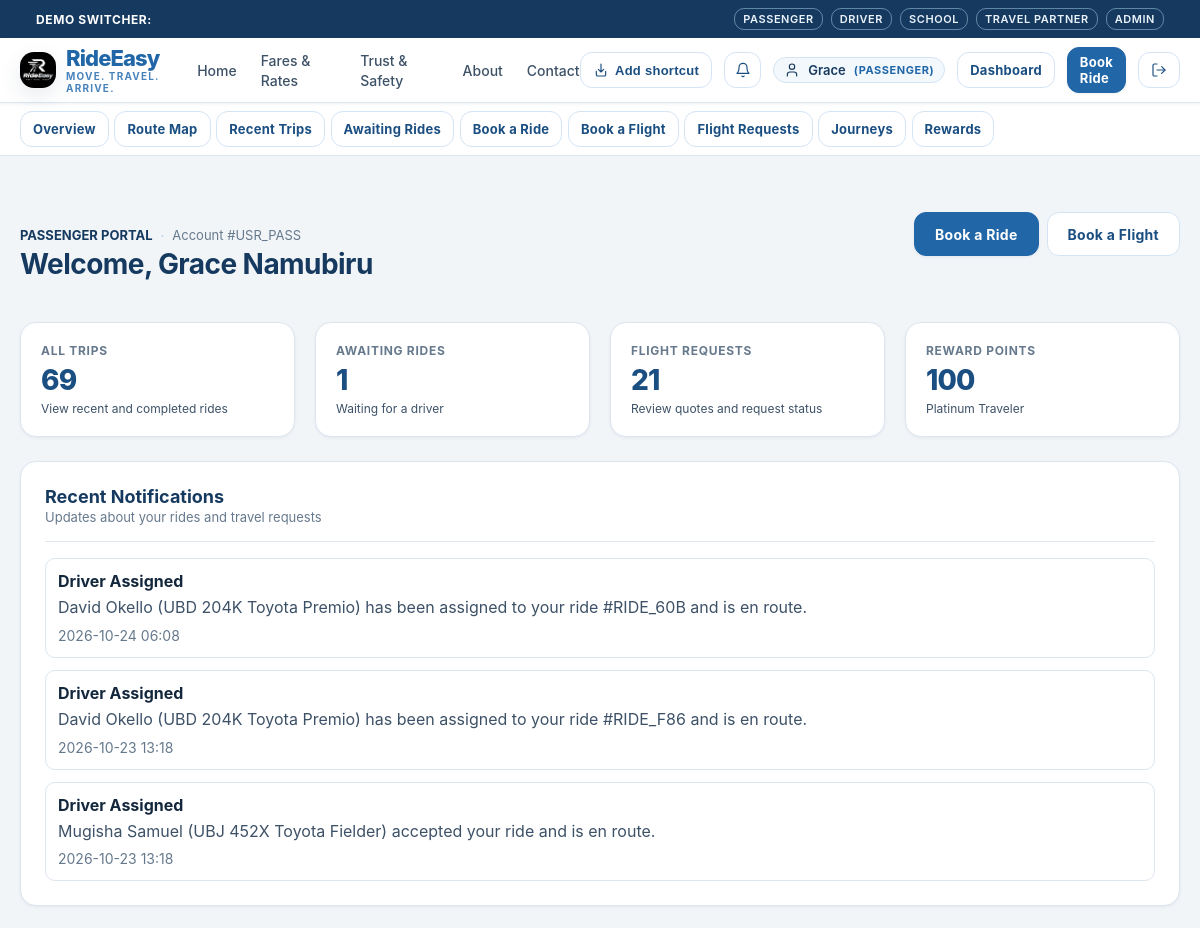
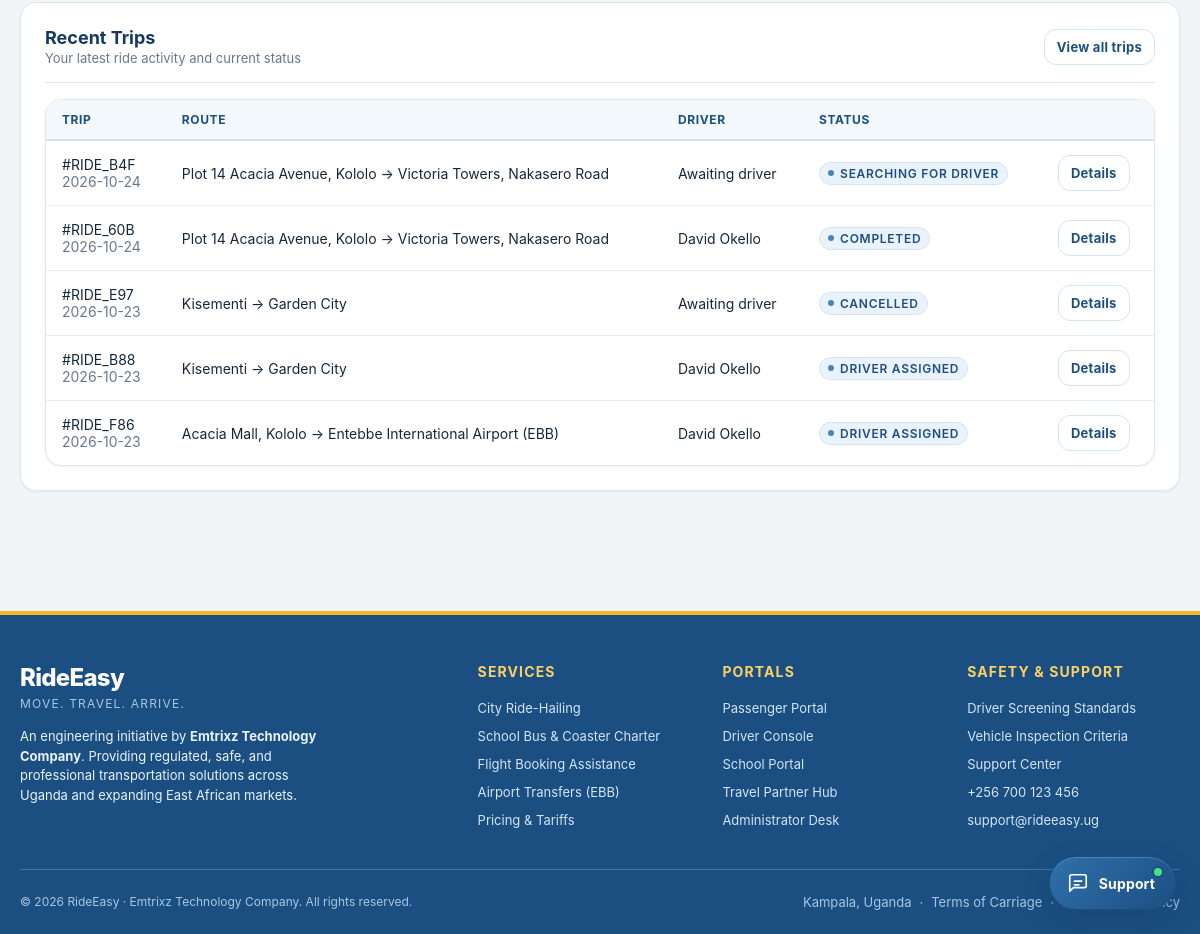
The page /passenger/dashboard (signed in) on the database as committed earlier (2 pictures, top to bottom).
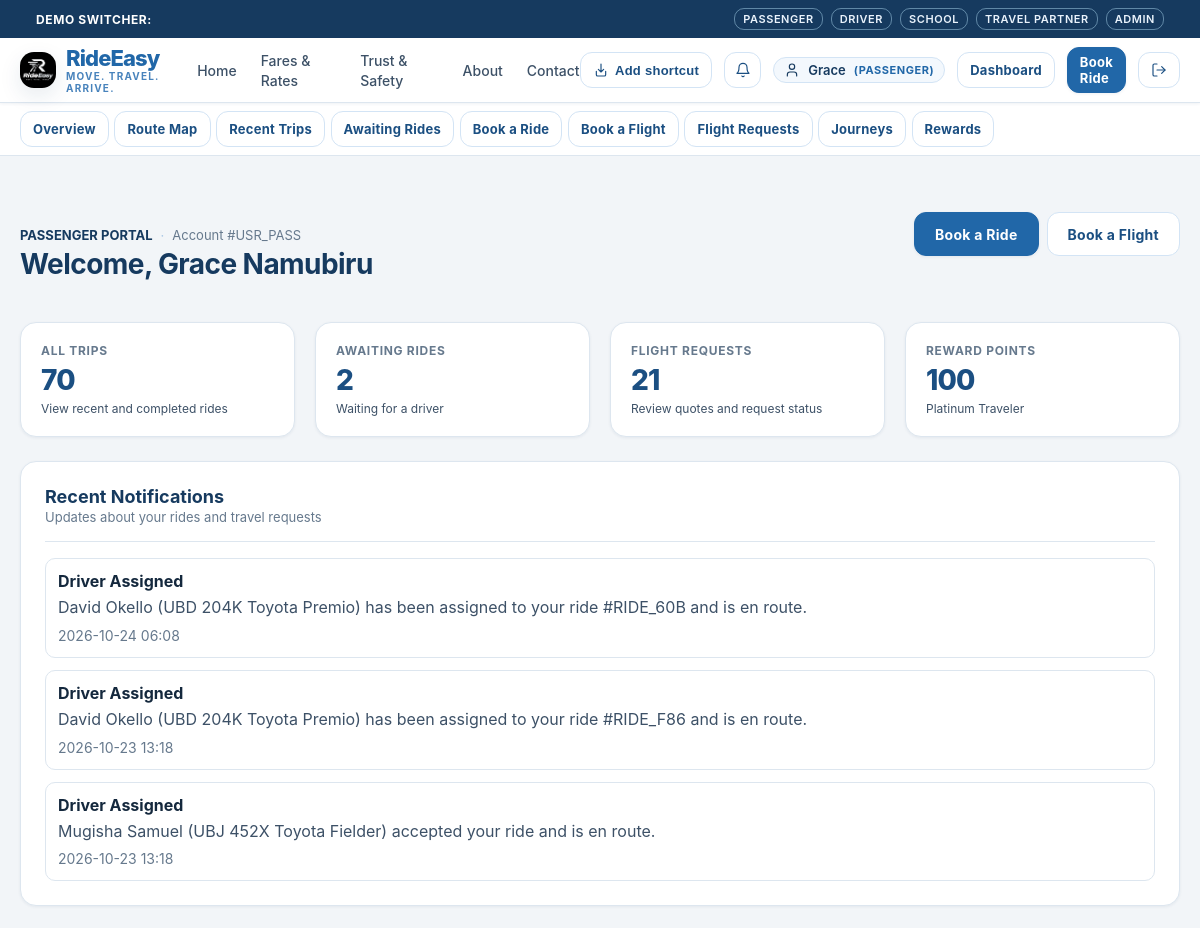
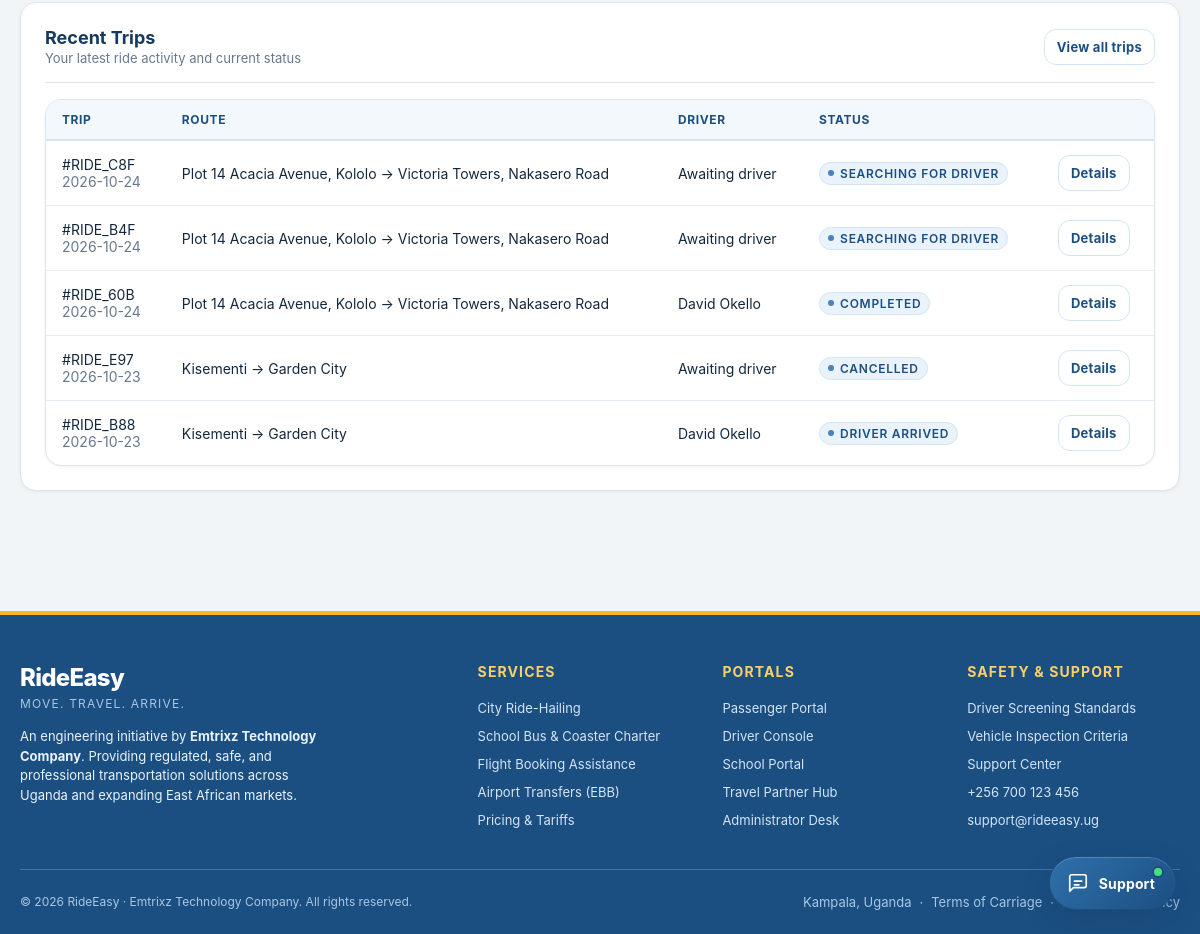
The same page on the database as committed later (2 pictures, top to bottom).
### tables this page shows
CREATE TABLE notifications (
    id TEXT PRIMARY KEY,
    user_id TEXT NOT NULL,
    title TEXT NOT NULL,
    message TEXT NOT NULL,
    type TEXT NOT NULL DEFAULT 'SYSTEM' CHECK(type IN ('DRIVER_ASSIGNED', 'RIDE_STATUS', 'CANCELLATION', 'REMINDER', 'SYSTEM')),
    is_read INTEGER NOT NULL DEFAULT 0,
    related_entity_id TEXT,
    created_at TIMESTAMP NOT NULL DEFAULT CURRENT_TIMESTAMP,
    FOREIGN KEY (user_id) REFERENCES users(id) ON DELETE CASCADE
);

CREATE TABLE rides (
    id TEXT PRIMARY KEY,
    passenger_id TEXT NOT NULL,
    driver_id TEXT,
    category TEXT NOT NULL CHECK(category IN ('BODA', 'ECONOMY', 'COMFORT', 'PREMIUM')),
    pickup_address TEXT NOT NULL,
    pickup_lat REAL NOT NULL,
    pickup_lng REAL NOT NULL,
    destination_address TEXT NOT NULL,
    destination_lat REAL NOT NULL,
    destination_lng REAL NOT NULL,
    estimated_distance_km REAL NOT NULL,
    estimated_fare_ugx INTEGER NOT NULL,
    final_fare_ugx INTEGER,
    payment_method TEXT NOT NULL DEFAULT 'CASH' CHECK(payment_method IN ('CASH', 'MTN_MOMO', 'AIRTEL_MONEY', 'CARD')),
    payment_status TEXT NOT NULL DEFAULT 'UNPAID' CHECK(payment_status IN ('UNPAID', 'PENDING', 'PAID')),
    status TEXT NOT NULL DEFAULT 'REQUESTED' CHECK(status IN (
        'REQUESTED',
        'SEARCHING_FOR_DRIVER',
        'DRIVER_ASSIGNED',
        'DRIVER_ARRIVING',
        'DRIVER_ARRIVED',
        'TRIP_STARTED',
        'TRIP_COMPLETED',
        'PAYMENT_PENDING',
        'COMPLETED',
        'CANCELLED'
    )),
    cancellation_reason TEXT,
    is_airport_ride INTEGER NOT NULL DEFAULT 0,
    related_journey_id TEXT,
    created_at TIMESTAMP NOT NULL DEFAULT CURRENT_TIMESTAMP,
    updated_at TIMESTAMP NOT NULL DEFAULT CURRENT_TIMESTAMP, cancelled_at TIMESTAMP, driver_response_status TEXT NOT NULL DEFAULT 'ACCEPTED' CHECK(driver_response_status IN ('PENDING', 'ACCEPTED', 'DECLINED')),
    FOREIGN KEY (passenger_id) REFERENCES users(id) ON DELETE CASCADE,
    FOREIGN KEY (driver_id) REFERENCES users(id),
    FOREIGN KEY (related_journey_id) REFERENCES confirmed_journeys(id)
);

CREATE TABLE users (
    id TEXT PRIMARY KEY,
    email TEXT UNIQUE NOT NULL,
    password_hash TEXT NOT NULL,
    role TEXT NOT NULL CHECK(role IN ('PASSENGER', 'DRIVER', 'SCHOOL', 'TRAVEL_COMPANY', 'ADMIN')),
    full_name TEXT NOT NULL,
    phone TEXT NOT NULL,
    is_active INTEGER NOT NULL DEFAULT 1,
    is_verified INTEGER NOT NULL DEFAULT 0,
    created_at TIMESTAMP NOT NULL DEFAULT CURRENT_TIMESTAMP,
    updated_at TIMESTAMP NOT NULL DEFAULT CURRENT_TIMESTAMP
, avatar_url TEXT DEFAULT '/static/images/default-avatar.svg');

### rideeasy/app/routes/passenger.py (the view)
@passenger_bp.route("/dashboard")
def dashboard():
    user = AuthService.get_current_user()
    db = get_db()
    overview_stats = {
        "rides": db.fetchone("SELECT COUNT(*) as count FROM rides WHERE passenger_id = ?", (user["id"],))["count"],
        "awaiting_rides": db.fetchone(
            "SELECT COUNT(*) as count FROM rides WHERE passenger_id = ? AND status IN ('REQUESTED', 'SEARCHING_FOR_DRIVER')",
            (user["id"],)
        )["count"],
        "flight_requests": db.fetchone("SELECT COUNT(*) as count FROM flight_requests WHERE passenger_id = ?", (user["id"],))["count"]
    }
    recent_rides = db.fetchall(
        """SELECT r.id, r.pickup_address, r.destination_address, r.status, r.created_at,
                  u.full_name as driver_name
        FROM rides r
        LEFT JOIN users u ON r.driver_id = u.id
        WHERE r.passenger_id = ?
        ORDER BY r.created_at DESC LIMIT 5""",
        (user["id"],)
    )
    notifications = NotificationService.get_user_notifications(user["id"], limit=10)
    rewards_summary = get_passenger_rewards_summary(user["id"], db)
    return render_template(
        "passenger/dashboard_overview.html",
        user=user,
        recent_rides=recent_rides,
        notifications=notifications,
        rewards_summary=rewards_summary,
        overview_stats=overview_stats
    )

### rideeasy/app/repositories/database.py (called while the page is built)
def get_db() -> Database:
    global _db_instance
    try:
        from flask import current_app, has_app_context
        if has_app_context():
            db_url = current_app.config.get("TURSO_DATABASE_URL", "")
            auth_token = current_app.config.get("TURSO_AUTH_TOKEN", "")
            local_path = current_app.config.get("LOCAL_DB_PATH", Config.LOCAL_DB_PATH)
            if (
                _db_instance is None
                or _db_instance.db_url != db_url
                or _db_instance.auth_token != auth_token
                or _db_instance.local_path != local_path
            ):
                _db_instance = Database(db_url, auth_token, local_path)
            return _db_instance
    except ImportError:
        pass
    if _db_instance is None:
        _db_instance = Database()
    return _db_instance

    def _get_sqlite_conn(self) -> sqlite3.Connection:
        conn = sqlite3.connect(self.local_path, timeout=10.0, check_same_thread=False)
        conn.row_factory = sqlite3.Row
        conn.execute("PRAGMA foreign_keys = ON;")
        return conn

### rideeasy/app/routes/passenger.py (called while the page is built)
@passenger_bp.before_request
@login_required
@role_required("PASSENGER", "ADMIN")
def before_request():
    pass

### rideeasy/app/templates/passenger/dashboard_overview.html (shortened to what the changed rows need)
{% extends "base.html" %}
{% block content %}
<div class="container section">
  <div style="display: flex; justify-content: space-between; align-items: baseline; flex-wrap: wrap; gap: 1rem; margin-bottom: 2rem;">
    <div>
      <h2>Welcome, {{ user.full_name }}</h2>
    </div>
  </div>
  <div class="stats-grid" style="margin-bottom: 1.5rem;">
    <a href="/passenger/rides" class="stat-card" style="text-decoration: none; color: inherit;">
      <div class="stat-label">All Trips</div>
      <div class="stat-value">{{ overview_stats.rides }}</div>
      <div class="stat-subtext">View recent and completed rides</div>
    </a>
    <a href="/passenger/rides?status=awaiting" class="stat-card" style="text-decoration: none; color: inherit;">
      <div class="stat-label">Awaiting Rides</div>
      <div class="stat-value">{{ overview_stats.awaiting_rides }}</div>
      <div class="stat-subtext">Waiting for a driver</div>
    </a>
  </div>
  {% if notifications %}
    <div class="card" style="margin-bottom: 1.5rem;">
      <div style="display: flex; flex-direction: column; gap: 0.75rem;">
        {% for notification in notifications[:3] %}
          <div style="padding: 0.75rem; border: 1px solid var(--color-light-grey); border-radius: var(--radius-sm);">
            <strong>{{ notification.title }}</strong>
            <p style="margin: 0.25rem 0;">{{ notification.message }}</p>
            <span class="text-subtle">{{ notification.created_at[:16] }}</span>
          </div>
        {% endfor %}
      </div>
    </div>
  {% endif %}
  <div class="card">
    {% if recent_rides %}
      <div class="table-responsive">
        <table class="table">
          <thead><tr><th>Trip</th><th>Route</th><th>Driver</th><th>Status</th><th></th></tr></thead>
          <tbody>
            {% for ride in recent_rides[:5] %}
              <tr>
                <td>#{{ ride.id[:8].upper() }}<div class="text-subtle">{{ ride.created_at[:10] }}</div></td>
                <td>{{ ride.pickup_address }} → {{ ride.destination_address }}</td>
                <td>{{ ride.driver_name or 'Awaiting driver' }}</td>
                <td><span class="status-indicator"><span class="status-dot"></span>{{ ride.status.replace('_', ' ') }}</span></td>
                <td><a href="/passenger/rides/{{ ride.id }}" class="btn btn-secondary btn-sm">Details</a></td>
              </tr>
            {% endfor %}
          </tbody>
        </table>
      </div>
    {% else %}
      <div style="text-align: center; padding: 2rem 1rem;">
        <p style="margin-bottom: 1rem;">No rides yet. Book your first ride whenever you are ready.</p>
        <a href="/passenger/book-ride" class="btn btn-primary">Book your first ride</a>
      </div>
    {% endif %}
  </div>
</div>
{% endblock %}

Rows that differ between the two databases and show on the page:
no longer on this page (row unchanged): rides: id "RIDE_F86", created_at "2026-10-23", pickup_address "Acacia Mall, Kololo", destination_address "Entebbe International Airport (EBB)", full_name "David Okello", status.replace "DRIVER ASSIGNED"
added rides: id "RIDE_C8F", created_at "2026-10-24", pickup_address "Plot 14 Acacia Avenue, Kololo", destination_address "Victoria Towers, Nakasero Road", driver_name "Awaiting driver", status.replace "SEARCHING FOR DRIVER"
changed rides: status.replace "DRIVER ASSIGNED" → "DRIVER ARRIVED"
Other text that changed with them:
{{ overview_stats.rides }}: "69" → "70"
{{ overview_stats.awaiting_rides }}: "1" → "2"
